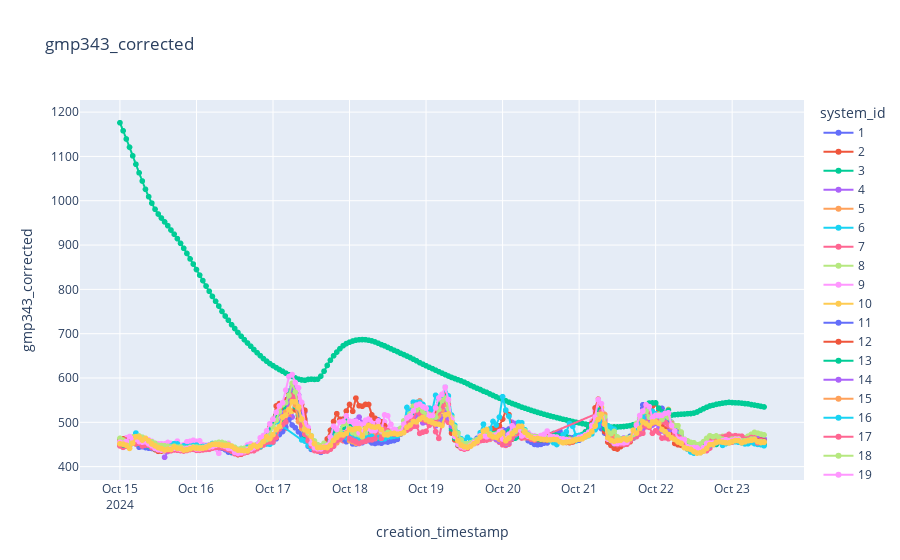

Notebook code cell kept with this figure:
### Code cell
plot_sensor_measurement(df,sensor_id=sensor_id,col_name="gmp343_corrected",filter=filter)

### Figure 1 — Plotly figure (JSON) as saved in the notebook; plotly's stock layout.template omitted (floating-point values rounded to 4 significant figures; data arrays with more than 128 entries replaced by an {"elided": "..."} marker saying what was removed)
{"data": [{"hovertemplate": "system_id=1<br>creation_timestamp=%{x}<br>gmp343_corrected=%{y}<extra></extra>", "legendgroup": "1", "line": {"color": "#636efa", "dash": "solid"}, "marker": {"symbol": "circle"}, "mode": "lines+markers", "name": "1", "showlegend": true, "type": "scattergl", "x": {"elided": "203 str values"}, "xaxis": "x", "y": {"elided": "203 float values"}, "yaxis": "y"}, {"hovertemplate": "system_id=2<br>creation_timestamp=%{x}<br>gmp343_corrected=%{y}<extra></extra>", "legendgroup": "2", "line": {"color": "#EF553B", "dash": "solid"}, "marker": {"symbol": "circle"}, "mode": "lines+markers", "name": "2", "showlegend": true, "type": "scattergl", "x": {"elided": "203 str values"}, "xaxis": "x", "y": {"elided": "203 float values"}, "yaxis": "y"}, {"hovertemplate": "system_id=3<br>creation_timestamp=%{x}<br>gmp343_corrected=%{y}<extra></extra>", "legendgroup": "3", "line": {"color": "#00cc96", "dash": "solid"}, "marker": {"symbol": "circle"}, "mode": "lines+markers", "name": "3", "showlegend": true, "type": "scattergl", "x": {"elided": "203 str values"}, "xaxis": "x", "y": {"elided": "203 float values"}, "yaxis": "y"}, {"hovertemplate": "system_id=4<br>creation_timestamp=%{x}<br>gmp343_corrected=%{y}<extra></extra>", "legendgroup": "4", "line": {"color": "#ab63fa", "dash": "solid"}, "marker": {"symbol": "circle"}, "mode": "lines+markers", "name": "4", "showlegend": true, "type": "scattergl", "x": {"elided": "189 str values"}, "xaxis": "x", "y": {"elided": "189 float values"}, "yaxis": "y"}, {"hovertemplate": "system_id=5<br>creation_timestamp=%{x}<br>gmp343_corrected=%{y}<extra></extra>", "legendgroup": "5", "line": {"color": "#FFA15A", "dash": "solid"}, "marker": {"symbol": "circle"}, "mode": "lines+markers", "name": "5", "showlegend": true, "type": "scattergl", "x": ["2024-10-22T06:00:00+00:00", "2024-10-22T07:00:00+00:00", "2024-10-22T08:00:00+00:00", "2024-10-22T09:00:00+00:00", "2024-10-22T10:00:00+00:00", "2024-10-22T11:00:00+00:00", "2024-10-22T12:00:00+00:00"], "xaxis": "x", "y": [465.4, 456.6, 449.8, 445.1, 447.6, 437.1, 432.6], "yaxis": "y"}, {"hovertemplate": "system_id=6<br>creation_timestamp=%{x}<br>gmp343_corrected=%{y}<extra></extra>", "legendgroup": "6", "line": {"color": "#19d3f3", "dash": "solid"}, "marker": {"symbol": "circle"}, "mode": "lines+markers", "name": "6", "showlegend": true, "type": "scattergl", "x": {"elided": "203 str values"}, "xaxis": "x", "y": {"elided": "203 float values"}, "yaxis": "y"}, {"hovertemplate": "system_id=7<br>creation_timestamp=%{x}<br>gmp343_corrected=%{y}<extra></extra>", "legendgroup": "7", "line": {"color": "#FF6692", "dash": "solid"}, "marker": {"symbol": "circle"}, "mode": "lines+markers", "name": "7", "showlegend": true, "type": "scattergl", "x": {"elided": "203 str values"}, "xaxis": "x", "y": {"elided": "203 float values"}, "yaxis": "y"}, {"hovertemplate": "system_id=8<br>creation_timestamp=%{x}<br>gmp343_corrected=%{y}<extra></extra>", "legendgroup": "8", "line": {"color": "#B6E880", "dash": "solid"}, "marker": {"symbol": "circle"}, "mode": "lines+markers", "name": "8", "showlegend": true, "type": "scattergl", "x": ["2024-10-21T11:00:00+00:00", "2024-10-21T12:00:00+00:00", "2024-10-21T13:00:00+00:00", "2024-10-21T14:00:00+00:00", "2024-10-21T15:00:00+00:00", "2024-10-21T16:00:00+00:00", "2024-10-21T17:00:00+00:00", "2024-10-21T18:00:00+00:00", "2024-10-21T19:00:00+00:00", "2024-10-21T20:00:00+00:00", "2024-10-21T21:00:00+00:00", "2024-10-21T22:00:00+00:00", "2024-10-21T23:00:00+00:00", "2024-10-22T00:00:00+00:00", "2024-10-22T01:00:00+00:00", "2024-10-22T02:00:00+00:00", "2024-10-22T03:00:00+00:00", "2024-10-22T04:00:00+00:00", "2024-10-22T05:00:00+00:00", "2024-10-22T06:00:00+00:00", "2024-10-22T07:00:00+00:00", "2024-10-22T08:00:00+00:00", "2024-10-22T09:00:00+00:00", "2024-10-22T10:00:00+00:00", "2024-10-22T11:00:00+00:00", "2024-10-22T12:00:00+00:00", "2024-10-22T13:00:00+00:00", "2024-10-22T14:00:00+00:00", "2024-10-22T15:00:00+00:00", "2024-10-22T16:00:00+00:00", "2024-10-22T17:00:00+00:00", "2024-10-22T18:00:00+00:00", "2024-10-22T19:00:00+00:00", "2024-10-22T20:00:00+00:00", "2024-10-22T21:00:00+00:00", "2024-10-22T22:00:00+00:00", "2024-10-22T23:00:00+00:00", "2024-10-23T00:00:00+00:00", "2024-10-23T01:00:00+00:00", "2024-10-23T02:00:00+00:00", "2024-10-23T03:00:00+00:00", "2024-10-23T04:00:00+00:00", "2024-10-23T05:00:00+00:00", "2024-10-23T06:00:00+00:00", "2024-10-23T07:00:00+00:00", "2024-10-23T08:00:00+00:00", "2024-10-23T09:00:00+00:00", "2024-10-23T10:00:00+00:00"], "xaxis": "x", "y": [463.8, 462.0, 463.1, 459.7, 462.9, 468.7, 479.3, 485.0, 502.7, 511.2, 510.7, 541.3, 516.8, 511.4, 510.4, 504.8, 495.8, 499.2, 499.4, 485.7, 477.4, 474.3, 461.8, 449.1, 451.3, 453.8, 448.1, 447.2, 452.3, 463.6, 463.0, 461.0, 466.4, 466.5, 468.3, 467.4, 465.1, 463.7, 466.3, 467.2, 465.4, 465.2, 468.7, 472.9, 477.3, 475.6, 473.4, 471.6], "yaxis": "y"}, {"hovertemplate": "system_id=9<br>creation_timestamp=%{x}<br>gmp343_corrected=%{y}<extra></extra>", "legendgroup": "9", "line": {"color": "#FF97FF", "dash": "solid"}, "marker": {"symbol": "circle"}, "mode": "lines+markers", "name": "9", "showlegend": true, "type": "scattergl", "x": {"elided": "195 str values"}, "xaxis": "x", "y": {"elided": "195 float values"}, "yaxis": "y"}, {"hovertemplate": "system_id=10<br>creation_timestamp=%{x}<br>gmp343_corrected=%{y}<extra></extra>", "legendgroup": "10", "line": {"color": "#FECB52", "dash": "solid"}, "marker": {"symbol": "circle"}, "mode": "lines+markers", "name": "10", "showlegend": true, "type": "scattergl", "x": {"elided": "203 str values"}, "xaxis": "x", "y": {"elided": "203 float values"}, "yaxis": "y"}, {"hovertemplate": "system_id=11<br>creation_timestamp=%{x}<br>gmp343_corrected=%{y}<extra></extra>", "legendgroup": "11", "line": {"color": "#636efa", "dash": "solid"}, "marker": {"symbol": "circle"}, "mode": "lines+markers", "name": "11", "showlegend": true, "type": "scattergl", "x": {"elided": "203 str values"}, "xaxis": "x", "y": {"elided": "203 float values"}, "yaxis": "y"}, {"hovertemplate": "system_id=12<br>creation_timestamp=%{x}<br>gmp343_corrected=%{y}<extra></extra>", "legendgroup": "12", "line": {"color": "#EF553B", "dash": "solid"}, "marker": {"symbol": "circle"}, "mode": "lines+markers", "name": "12", "showlegend": true, "type": "scattergl", "x": {"elided": "203 str values"}, "xaxis": "x", "y": {"elided": "203 float values"}, "yaxis": "y"}, {"hovertemplate": "system_id=13<br>creation_timestamp=%{x}<br>gmp343_corrected=%{y}<extra></extra>", "legendgroup": "13", "line": {"color": "#00cc96", "dash": "solid"}, "marker": {"symbol": "circle"}, "mode": "lines+markers", "name": "13", "showlegend": true, "type": "scattergl", "x": {"elided": "203 str values"}, "xaxis": "x", "y": {"elided": "203 float values"}, "yaxis": "y"}, {"hovertemplate": "system_id=14<br>creation_timestamp=%{x}<br>gmp343_corrected=%{y}<extra></extra>", "legendgroup": "14", "line": {"color": "#ab63fa", "dash": "solid"}, "marker": {"symbol": "circle"}, "mode": "lines+markers", "name": "14", "showlegend": true, "type": "scattergl", "x": {"elided": "203 str values"}, "xaxis": "x", "y": {"elided": "203 float values"}, "yaxis": "y"}, {"hovertemplate": "system_id=15<br>creation_timestamp=%{x}<br>gmp343_corrected=%{y}<extra></extra>", "legendgroup": "15", "line": {"color": "#FFA15A", "dash": "solid"}, "marker": {"symbol": "circle"}, "mode": "lines+markers", "name": "15", "showlegend": true, "type": "scattergl", "x": {"elided": "203 str values"}, "xaxis": "x", "y": {"elided": "203 float values"}, "yaxis": "y"}, {"hovertemplate": "system_id=16<br>creation_timestamp=%{x}<br>gmp343_corrected=%{y}<extra></extra>", "legendgroup": "16", "line": {"color": "#19d3f3", "dash": "solid"}, "marker": {"symbol": "circle"}, "mode": "lines+markers", "name": "16", "showlegend": true, "type": "scattergl", "x": {"elided": "197 str values"}, "xaxis": "x", "y": {"elided": "197 float values"}, "yaxis": "y"}, {"hovertemplate": "system_id=17<br>creation_timestamp=%{x}<br>gmp343_corrected=%{y}<extra></extra>", "legendgroup": "17", "line": {"color": "#FF6692", "dash": "solid"}, "marker": {"symbol": "circle"}, "mode": "lines+markers", "name": "17", "showlegend": true, "type": "scattergl", "x": {"elided": "182 str values"}, "xaxis": "x", "y": {"elided": "182 float values"}, "yaxis": "y"}, {"hovertemplate": "system_id=18<br>creation_timestamp=%{x}<br>gmp343_corrected=%{y}<extra></extra>", "legendgroup": "18", "line": {"color": "#B6E880", "dash": "solid"}, "marker": {"symbol": "circle"}, "mode": "lines+markers", "name": "18", "showlegend": true, "type": "scattergl", "x": {"elided": "203 str values"}, "xaxis": "x", "y": {"elided": "203 float values"}, "yaxis": "y"}, {"hovertemplate": "system_id=19<br>creation_timestamp=%{x}<br>gmp343_corrected=%{y}<extra></extra>", "legendgroup": "19", "line": {"color": "#FF97FF", "dash": "solid"}, "marker": {"symbol": "circle"}, "mode": "lines+markers", "name": "19", "showlegend": true, "type": "scattergl", "x": {"elided": "195 str values"}, "xaxis": "x", "y": {"elided": "195 float values"}, "yaxis": "y"}, {"hovertemplate": "system_id=20<br>creation_timestamp=%{x}<br>gmp343_corrected=%{y}<extra></extra>", "legendgroup": "20", "line": {"color": "#FECB52", "dash": "solid"}, "marker": {"symbol": "circle"}, "mode": "lines+markers", "name": "20", "showlegend": true, "type": "scattergl", "x": {"elided": "203 str values"}, "xaxis": "x", "y": {"elided": "203 float values"}, "yaxis": "y"}], "layout": {"legend": {"title": {"text": "system_id"}, "tracegroupgap": 0}, "title": {"text": "gmp343_corrected"}, "xaxis": {"anchor": "y", "domain": [0, 1], "title": {"text": "creation_timestamp"}}, "yaxis": {"anchor": "x", "domain": [0, 1], "title": {"text": "gmp343_corrected"}}}}
